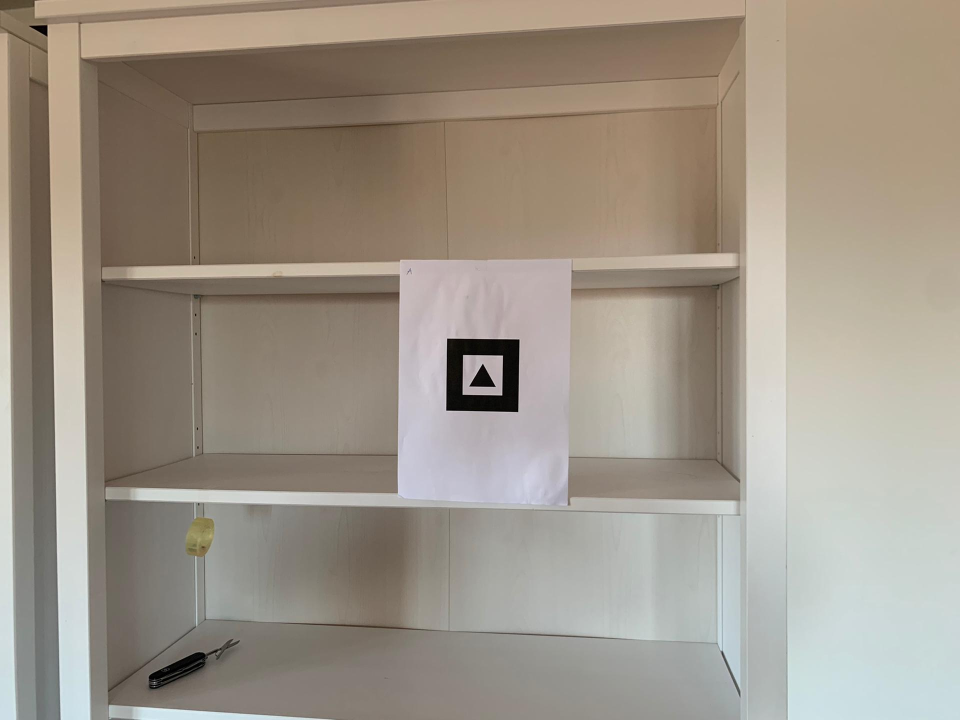
#> input picture vision/Fiduciary_Markers/Markers_Novos/A1.jpeg, 1920 x 1440 px, found by its file name (shown at 1/2 size)
$ python markerA.py
#> lines starting #> are read from the running program, lines starting #| are printed output that depends on the picture; after the words box and inside, x2 and y2 are one past the last pixel; in counts of white or black regions, pixels touching at a corner belong together
import cv2 as cv
import sys
import numpy as np
from numpy.linalg import norm
from operator import itemgetter, attrgetter
import cv2.aruco as aruco


#function that calculates the sum of angles of a 4 line object
def quad_sum(cnt):
    sum_angles = 0

    p1 = np.array([cnt[0][0], cnt[0][1]])
    p2 = np.array([cnt[1][0], cnt[1][1]])
    p3 = np.array([cnt[2][0], cnt[2][1]])
    p4 = np.array([cnt[3][0], cnt[3][1]])

    p12 = p1-p2
    p23 = p2-p3
    p34 = p3-p4
    p41 = p4-p1

    cosine_angle1 = np.dot(p12, p23) / (np.linalg.norm(p12) * np.linalg.norm(p23))
    angle1 = np.degrees(np.arccos(cosine_angle1))

    cosine_angle2 = np.dot(p23, p34) / (np.linalg.norm(p23) * np.linalg.norm(p34))
    angle2 = np.degrees(np.arccos(cosine_angle2))

    cosine_angle3 = np.dot(p34, p41) / (np.linalg.norm(p34) * np.linalg.norm(p41))
    angle3 = np.degrees(np.arccos(cosine_angle3))

    cosine_angle4 = np.dot(p41, p12) / (np.linalg.norm(p41) * np.linalg.norm(p12))
    angle4 = np.degrees(np.arccos(cosine_angle4))

    sum_angles = angle1+angle2+angle3+angle4
    return sum_angles


#function that performs non-maximum supression
def non_max_supression(boxes, overlapThresh):
    i = len(boxes)-1

    if i > 1:
        while i > 0:
            last = i - 1

            areaLast = boxes[last][4]
            areaNew = boxes[i][4]

            overlap = np.minimum(areaNew/areaLast, areaLast/areaNew)

            if overlap > overlapThresh:
                del boxes[i]

            i = i-1

    return boxes

#function that checks if there are three shapes in a row
# [46 lines left out: functions match_templates, compare_distances, not called in this run]

def match_warped(squares, image):
    markers = []
    k = 0
    try:
        for i in range(len(squares)):
            contours = squares[i][6]
            #patch =  image[(squares[i][1]):(squares[i][1]+squares[i][3]), (squares[i][0]):(squares[i][0]+squares[i][2])]
            #contours, hierarchy = cv.findContours(patch, cv.RETR_LIST, cv.CHAIN_APPROX_NONE)
            draw2 = np.zeros((squares[i][5].shape[0], squares[i][5].shape[1], 3), dtype=np.uint8)
            #draw2 = np.zeros((patch.shape[0], patch.shape[1], 3), dtype=np.uint8)
            #cv.drawContours(draw2, contours, i, (0,255,0), 1, cv.LINE_8, hierarchy)
            #cv.imshow("Patch", draw2)

            white_square = squares[i][7]
            x,y,w,h = cv.boundingRect(white_square)
            area = cv.contourArea(white_square)


            patch = squares[i][5][x:x+w, y:y+h]

            contour_inside_warped, _ = cv.findContours(patch, cv.RETR_LIST, cv.CHAIN_APPROX_SIMPLE)

            for cnt_warped in contour_inside_warped:
                cnt_len = cv.arcLength(cnt_warped, True)
                contour_inside_warped = cv.approxPolyDP(cnt_warped, 0.02*cnt_len, True)

                contour_warped_area = cv.contourArea(cnt_warped)
                if contour_warped_area / area > 0.3 and contour_warped_area / area < 0.5:
                    markers.append(squares[i])
            """
            for cnt in contours:
                cnt_len = cv.arcLength(cnt, True)
                cnt = cv.approxPolyDP(cnt, 0.03*cnt_len, True)


                if len(cnt) == 4 and cv.isContourConvex(cnt):
                        cnt = cnt.reshape(-1, 2)
                        issquare = compare_distances(cnt)
                        if not(issquare):
                            continue

                        # [7 lines of commented-out code are left out]

                        sumAngles = quad_sum(cnt)
                        if sumAngles != 360:
                            continue

                        x,y,w,h = cv.boundingRect(cnt)

                        if x<0.2*squares[i][5].shape[0] or y<0.2*squares[i][5].shape[1]:
                            continue


                        draw = np.zeros((squares[i][5].shape[0], squares[i][5].shape[1], 3), dtype=np.uint8)
                        #cv.rectangle(squares[i][5], (x,y), (x+w,y+h), (0,255,0),1)

                        patch = squares[i][5][x:x+w, y:y+h]
                        #patch_medio = patch[x:x+w, y:y+h]

                        #cv.imshow("path",patch)


                        cv.imshow("waq", squares[i][5])
                        #cv.waitKey(0)
                        #cv.destroyWindow('desenh')

                        contoursT, _ = cv.findContours(patch, cv.RETR_TREE, cv.CHAIN_APPROX_SIMPLE)
                        for cntT in contoursT:
                            cntT_len = cv.arcLength(cntT, True)
                            cntT = cv.approxPolyDP(cntT, 0.02*cntT_len, True)
                            cntT = cntT.reshape(-1, 2)

                            #if len(cntT) == 4:
                            for point in cntT:
                                draw2 = cv.circle(draw2,  (point[0], point[1]), radius = 2, color = (0,255,0), thickness = -1)

                            issquare = compare_distances(cntT)
                            if len(cntT) == 3 or not(issquare):# and cv.countourArea(cnt) > 200:
                                markers.append(squares[i])
                        cv.imshow("desenh", draw2)
            """
        k = k+1
    except:
        print("erroe")
    return markers
def order_points(pts):
	# initialzie a list of coordinates that will be ordered
	# such that the first entry in the list is the top-left,
	# the second entry is the top-right, the third is the
	# bottom-right, and the fourth is the bottom-left
	rect = np.zeros((4, 2), dtype = "float32")
	# the top-left point will have the smallest sum, whereas
	# the bottom-right point will have the largest sum
	s = pts.sum(axis = 1)
	rect[0] = pts[np.argmin(s)]
	rect[2] = pts[np.argmax(s)]
	# now, compute the difference between the points, the
	# top-right point will have the smallest difference,
	# whereas the bottom-left will have the largest difference
	diff = np.diff(pts, axis = 1)
	rect[1] = pts[np.argmin(diff)]
	rect[3] = pts[np.argmax(diff)]
	# return the ordered coordinates
	return rect


def four_point_transform(image, pts):
	# obtain a consistent order of the points and unpack them
	# individually
	rect = order_points(pts)
	(tl, tr, br, bl) = rect
	# compute the width of the new image, which will be the
	# maximum distance between bottom-right and bottom-left
	# x-coordiates or the top-right and top-left x-coordinates
	widthA = np.sqrt(((br[0] - bl[0]) ** 2) + ((br[1] - bl[1]) ** 2))
	widthB = np.sqrt(((tr[0] - tl[0]) ** 2) + ((tr[1] - tl[1]) ** 2))
	maxWidth = max(int(widthA), int(widthB))
	# compute the height of the new image, which will be the
	# maximum distance between the top-right and bottom-right
	# y-coordinates or the top-left and bottom-left y-coordinates
	heightA = np.sqrt(((tr[0] - br[0]) ** 2) + ((tr[1] - br[1]) ** 2))
	heightB = np.sqrt(((tl[0] - bl[0]) ** 2) + ((tl[1] - bl[1]) ** 2))
	maxHeight = max(int(heightA), int(heightB))
	# now that we have the dimensions of the new image, construct
	# the set of destination points to obtain a "birds eye view",
	# (i.e. top-down view) of the image, again specifying points
	# in the top-left, top-right, bottom-right, and bottom-left
	# order
	dst = np.array([
		[0, 0],
		[maxWidth - 1, 0],
		[maxWidth - 1, maxHeight - 1],
		[0, maxHeight - 1]], dtype = "float32")
	# compute the perspective transform matrix and then apply it
	M = cv.getPerspectiveTransform(rect, dst)
	warped = cv.warpPerspective(image, M, (maxWidth, maxHeight))
	# return the warped image
	return warped

#####################################################################
img_markers = []
name = "markers/Markers_Novos/"  #PUT NAME OF IMAGE HERE
img_markers.append(cv.imread(name + "A1.jpeg"))
img_markers.append(cv.imread(name + "A2.jpeg"))
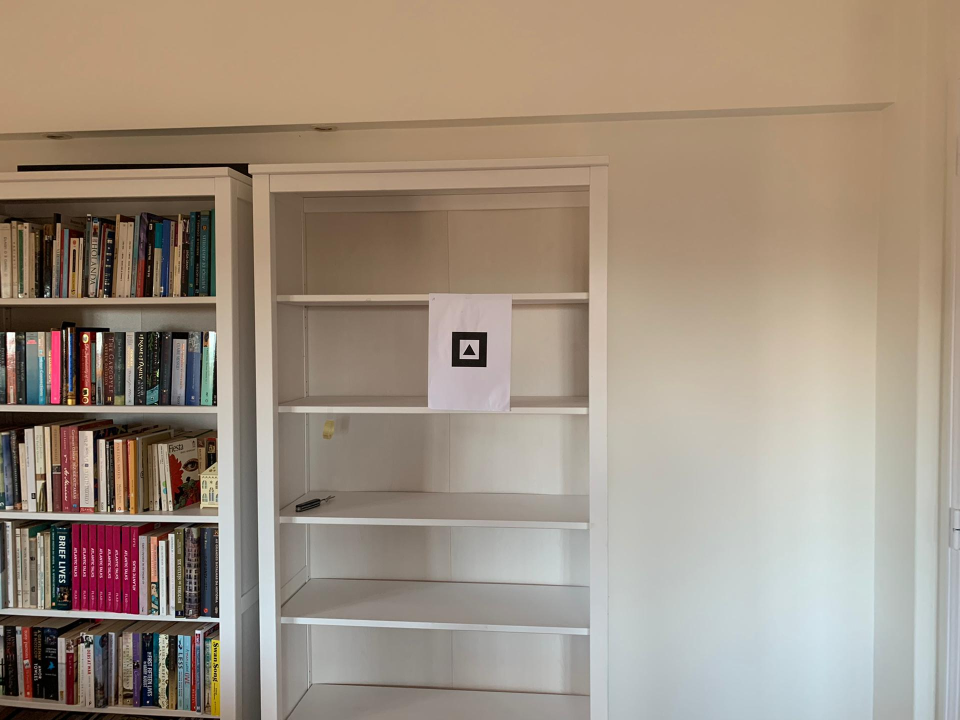
#> input picture vision/Fiduciary_Markers/Markers_Novos/A2.jpeg, 1920 x 1440 px, found by its file name (shown at 1/2 size)
img_markers.append(cv.imread(name + "A3.jpeg"))
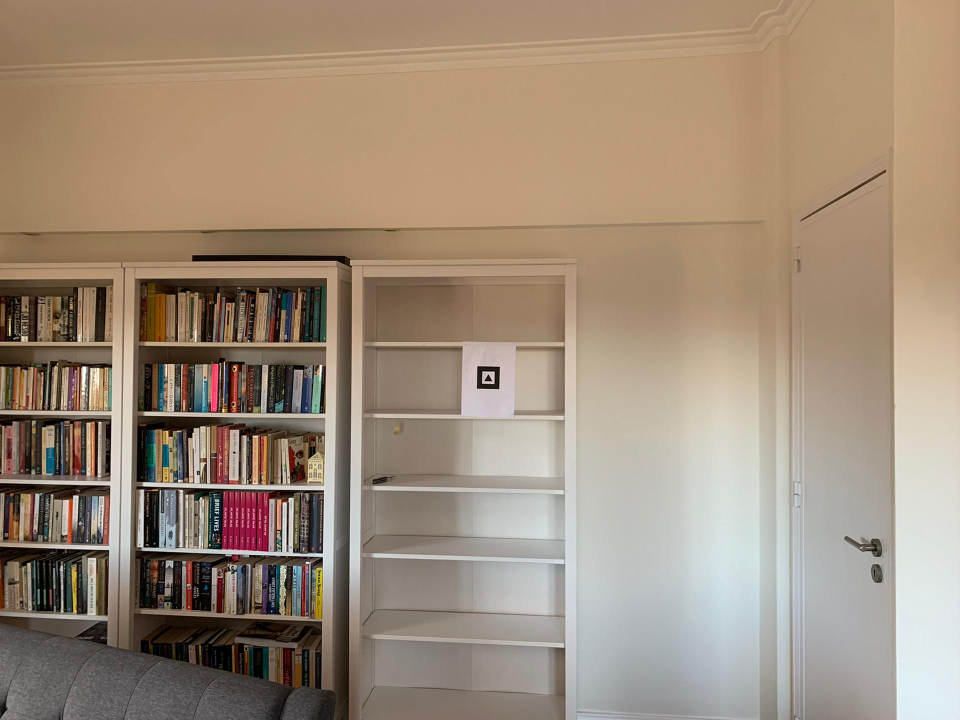
#> input picture vision/Fiduciary_Markers/Markers_Novos/A3.jpeg, 1920 x 1440 px, found by its file name (shown at 1/2 size)
img_markers.append(cv.imread(name + "A4.jpeg"))
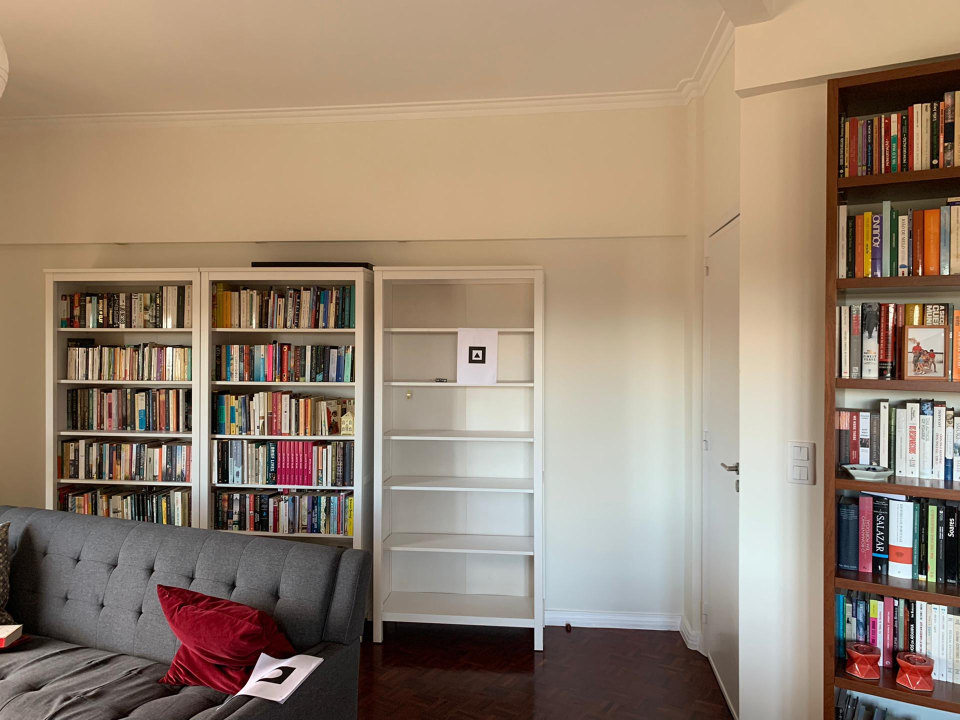
#> input picture vision/Fiduciary_Markers/Markers_Novos/A4.jpeg, 1920 x 1440 px, found by its file name (shown at 1/2 size)
img_markers.append(cv.imread(name + "A5.jpeg"))
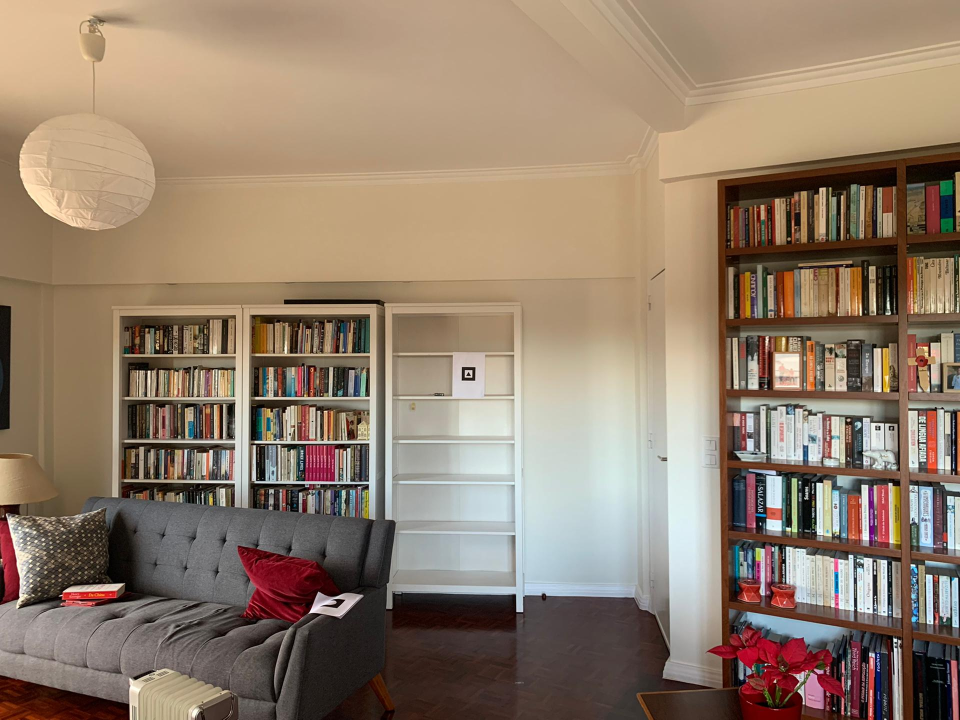
#> input picture vision/Fiduciary_Markers/Markers_Novos/A5.jpeg, 1920 x 1440 px, found by its file name (shown at 1/2 size)
found = []

#parameters initialization
minPerimeterRate = 0.03
maxPerimeterRate = 4
minCornerDistanceRate = 0.05
minPerimeterPixels = minPerimeterRate * np.maximum(img_markers[0].shape[0], img_markers[0].shape[1])
#> minPerimeterPixels = 57.6
maxPerimeterPixels = maxPerimeterRate * np.maximum(img_markers[0].shape[0], img_markers[0].shape[1])
#> maxPerimeterPixels = 7680
parameters = aruco.DetectorParameters_create() ##S
minDistanceToBorder = parameters.minDistanceToBorder
minDistSq = np.maximum(img_markers[0].shape[0], img_markers[0].shape[1]) * np.maximum(img_markers[0].shape[0], img_markers[0].shape[1])
#> minDistSq = 3686400

color = (0,255,0)


for i in range(5):
    #grayscale

    img = img_markers[i]

    #resize imagem
    scale_percent = 40 # percent of original size
    width = int(img.shape[1] * scale_percent / 100)
    height = int(img.shape[0] * scale_percent / 100)
    dim = (width, height)
    img = cv.resize(img, dim)

    gray = cv.cvtColor(img, cv.COLOR_BGR2GRAY)

    #canny
    canny = cv.Canny(gray, 255/3, 255)

    #countours
    contours, hierarchy = cv.findContours(canny, cv.RETR_TREE, cv.CHAIN_APPROX_SIMPLE)
    # Draw contours
    drawing = np.zeros((canny.shape[0], canny.shape[1], 3), dtype=np.uint8)
    for i in range(len(contours)):
        color = (0, 255, 0)
        cv.drawContours(drawing, contours, i, color, 1, cv.LINE_8, hierarchy, 0)
    # Show in a window
    cv.imshow('Contours', drawing)

    drawing2 = np.zeros((canny.shape[0], canny.shape[1], 3), dtype=np.uint8)

    squares = []
    triangles = []
    angle = 0
    for cnt in contours:
        cnt_len = cv.arcLength(cnt, True)
        cnt = cv.approxPolyDP(cnt, 0.02*cnt_len, True)
        if len(cnt) == 4  and cv.isContourConvex(cnt):


            cnt = cnt.reshape(-1, 2)
            approxCurve = cnt
            sum_angles = quad_sum(cnt)
            minCornerDistancePixels = len(cnt) * minCornerDistanceRate

            for j in range(0,4):
                d = (approxCurve[j][0] - approxCurve[(j + 1)%4][0]) * (approxCurve[j][0] - approxCurve[(j + 1)%4][0]) + (approxCurve[j][1] - approxCurve[(j + 1)%4][1]) * (approxCurve[j][1] - approxCurve[(j + 1)%4][1])
                minDistSq = min(minDistSq, d)

            if sum_angles == 360 and minDistSq >= minCornerDistancePixels * minCornerDistancePixels:
                tooNearBorder = False
                for j in range(4):
                    if(approxCurve[j][0] < minDistanceToBorder or approxCurve[j][1] < minDistanceToBorder or approxCurve[j][0] > canny.shape[0] - 1 - minDistanceToBorder or approxCurve[j][1] > canny.shape[1] - 1 - minDistanceToBorder):
                        tooNearBorder = True

                if(tooNearBorder): continue
                x,y,w,h = cv.boundingRect(cnt)


                cv.rectangle(drawing2, (x,y), (x+w,y+h), color, 2)
                area = cv.contourArea(cnt)


                candidate_corner = []
                warped =[]
                for j in range(4):
                    candidate_corner.append([approxCurve[j][0], approxCurve[j][1]])

                candidate_corner = np.array(candidate_corner)
                candidate_corner = order_points(candidate_corner)
                warped = four_point_transform(gray, candidate_corner)
                _, warped = cv.threshold(warped, 125, 255, cv.THRESH_BINARY | cv.THRESH_OTSU)

                """
                #upscale patch
                scale_percent = 400 # percent of original size
                width = int(warped.shape[1] * scale_percent / 100)
                height = int(warped.shape[0] * scale_percent / 100)
                dim = (width, height)
                warped = cv.resize(warped, dim, interpolation = cv.INTER_AREA)
                """

                drawing3 = np.zeros((warped.shape[0], warped.shape[1], 3), dtype=np.uint8)


                contour_warped, _ = cv.findContours(warped, cv.RETR_LIST, cv.CHAIN_APPROX_SIMPLE)

                white_square = []
                for cnt_warped in contour_warped:
                    contour_warped_len = cv.arcLength(cnt_warped, True)
                    contour_warped = cv.approxPolyDP(cnt_warped, 0.02*contour_warped_len, True)
                    contour_warped_area = cv.contourArea(cnt_warped)
                    if contour_warped_area / area > 0.25 and contour_warped_area/area < 0.5:
                        white_square = cnt_warped
                a = (x,y,w,h, area, warped, contour_warped, white_square)
                squares.append(a)
                for k in range(len(contour_warped)):

                    cv.drawContours(drawing3, contour_warped, k, color, 1, cv.LINE_8)

                cv.imshow("draw3", warped)


        """
        if len(cnt) == 3:# and cv.countourArea(cnt) > 200:
            xt,yt,wt,ht = cv.boundingRect(cnt)
            areat = cv.contourArea(cnt)
            b = (xt,yt,wt,ht, areat)
            triangles.append(b)
        """

    #sorts every square and triangle, from smaller to bigger
    squares = sorted(squares, key=itemgetter(4))
    #triangles = sorted(triangles, key=itemgetter(4))

    #performs non maximum supression
    squares = non_max_supression(squares, 0.5)
    #triangles = non_max_supression(triangles, 0.5)

    markers = match_warped(squares, gray)

    if len(markers) > 0:
        found.append(1)
    else:
        found.append(0)

    cv.imshow("desenho", drawing2)
    cv.waitKey(0)
    cv.destroyAllWindows()
#> this loop made 5 passes
#> pass 1, `canny = cv.Canny(gray, 255/3, 255)`:
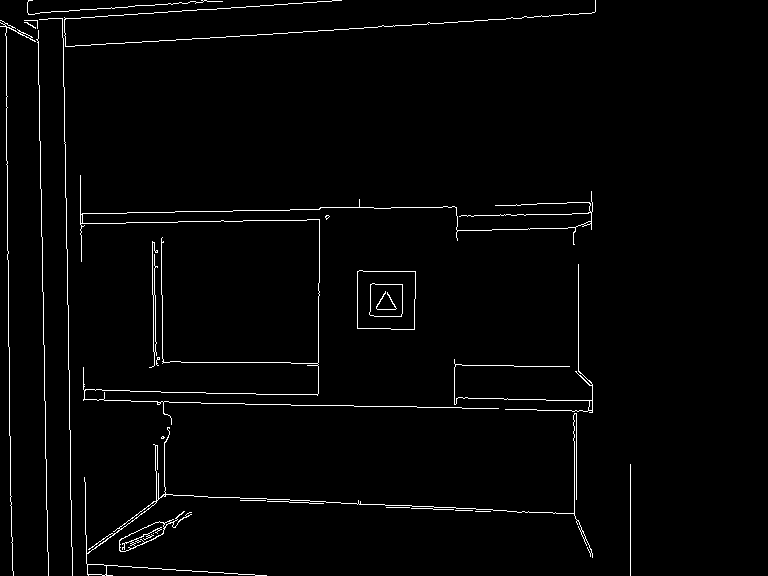
#> canny: shape (576, 768); 1.9% white in thin lines or dots, all inside (x1, y1, x2, y2) = (0, 0, 631, 576)
#> after the loop: canny: shape (576, 768); 8.6% white in thin lines or dots
#> after the loop:
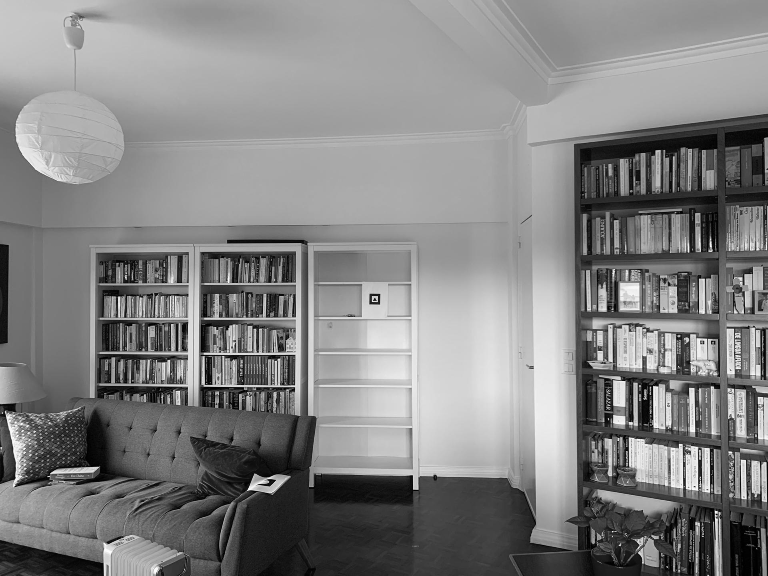
#> gray: shape (576, 768); min 0, max 253, mean 131.2
#> after the loop:
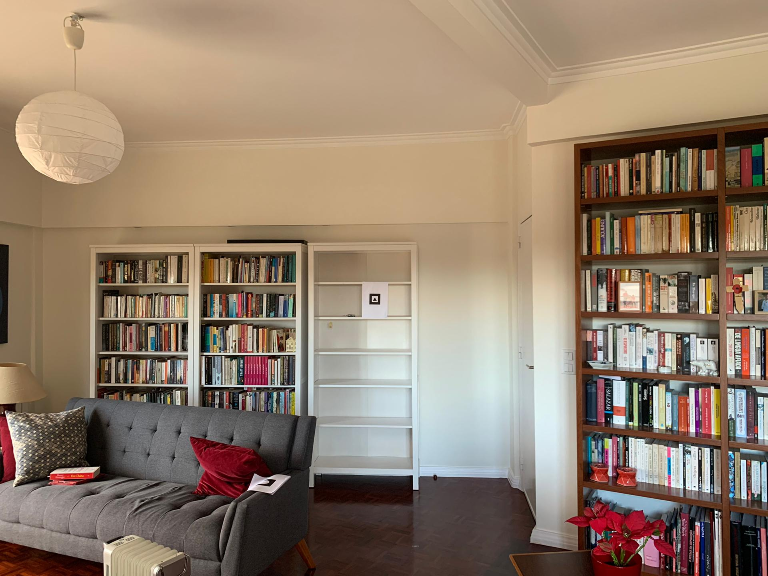
#> img: shape (576, 768, 3); mean B, G, R 109.1, 127.5, 146.8
#> after the loop, a = (78, 26, 3, 3, 2, [[255, 255]], [[0, 0], [1, 0]], []); approxCurve = [[78, 27], [79, 26], [80, 27], [79, 28]]; area = 2; candidate_corner = [[78, 27], [79, 26], [80, 27], [78, 27]]; cnt = [[69, 17], [71, 18], [70, 19], [71, 25], [70, 26], [66, 26], [65, 25], [65, 20]]; contour_warped = [[0, 0], [1, 0]]; contour_warped_area = 0; contour_warped_len = 2; d = 2; drawing3 = [[0, 255, 0], [0, 255, 0]]; found = [0, 0, 0, 0, 0]; h = 3; minCornerDistancePixels = 0.2; minDistSq = 1; sum_angles = 360; tooNearBorder = False; w = 3; warped = [[255, 255]]; white_square = []; x = 78; y = 26


np.savetxt('Marker_A.txt', found)
